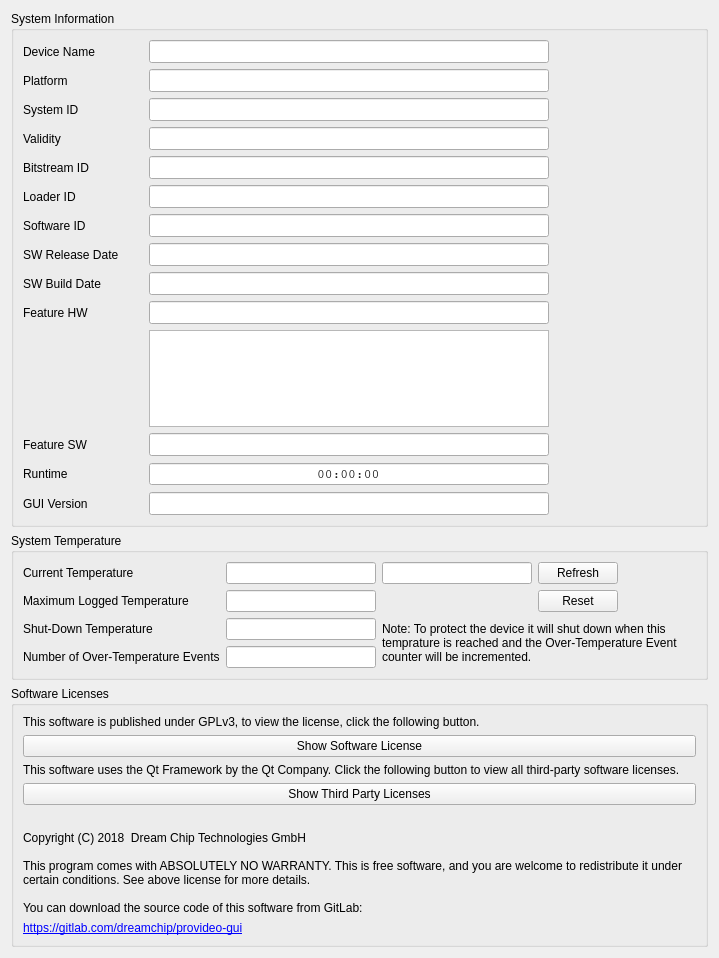
<?xml version="1.0" encoding="UTF-8"?>
<ui version="4.0">
 <class>UI_InfoBox</class>
 <widget class="QWidget" name="UI_InfoBox">
  <property name="geometry">
   <rect>
    <x>0</x>
    <y>0</y>
    <width>719</width>
    <height>958</height>
   </rect>
  </property>
  <property name="windowTitle">
   <string>Form</string>
  </property>
  <layout class="QVBoxLayout" name="verticalLayout">
   <item>
    <widget class="QGroupBox" name="gpxSystem">
     <property name="minimumSize">
      <size>
       <width>120</width>
       <height>0</height>
      </size>
     </property>
     <property name="title">
      <string>System Information</string>
     </property>
     <layout class="QGridLayout" name="gridLayout">
      <item row="10" column="1">
       <widget class="QLineEdit" name="letSoftwareBuildDate">
        <property name="minimumSize">
         <size>
          <width>400</width>
          <height>0</height>
         </size>
        </property>
        <property name="maximumSize">
         <size>
          <width>400</width>
          <height>16777215</height>
         </size>
        </property>
        <property name="font">
         <font>
          <family>Courier</family>
          <pointsize>10</pointsize>
         </font>
        </property>
        <property name="focusPolicy">
         <enum>Qt::NoFocus</enum>
        </property>
        <property name="alignment">
         <set>Qt::AlignCenter</set>
        </property>
        <property name="readOnly">
         <bool>true</bool>
        </property>
       </widget>
      </item>
      <item row="11" column="0">
       <widget class="QLabel" name="lblFeatureMaskHw">
        <property name="minimumSize">
         <size>
          <width>120</width>
          <height>0</height>
         </size>
        </property>
        <property name="maximumSize">
         <size>
          <width>120</width>
          <height>16777215</height>
         </size>
        </property>
        <property name="text">
         <string>Feature HW</string>
        </property>
       </widget>
      </item>
      <item row="9" column="0">
       <widget class="QLabel" name="lblSoftwareReleaseDate">
        <property name="text">
         <string>SW Release Date</string>
        </property>
       </widget>
      </item>
      <item row="6" column="0">
       <widget class="QLabel" name="lblLoaderId">
        <property name="minimumSize">
         <size>
          <width>120</width>
          <height>0</height>
         </size>
        </property>
        <property name="maximumSize">
         <size>
          <width>120</width>
          <height>16777215</height>
         </size>
        </property>
        <property name="text">
         <string>Loader ID</string>
        </property>
       </widget>
      </item>
      <item row="13" column="1">
       <widget class="QListWidget" name="lstFeatureMaskHw">
        <property name="minimumSize">
         <size>
          <width>160</width>
          <height>0</height>
         </size>
        </property>
        <property name="maximumSize">
         <size>
          <width>16777215</width>
          <height>16777215</height>
         </size>
        </property>
        <property name="font">
         <font>
          <family>Courier</family>
          <pointsize>10</pointsize>
          <weight>50</weight>
          <bold>false</bold>
         </font>
        </property>
        <property name="focusPolicy">
         <enum>Qt::NoFocus</enum>
        </property>
        <property name="editTriggers">
         <set>QAbstractItemView::NoEditTriggers</set>
        </property>
       </widget>
      </item>
      <item row="11" column="1">
       <widget class="QLineEdit" name="letFeatureMaskHw">
        <property name="minimumSize">
         <size>
          <width>400</width>
          <height>0</height>
         </size>
        </property>
        <property name="maximumSize">
         <size>
          <width>400</width>
          <height>16777215</height>
         </size>
        </property>
        <property name="font">
         <font>
          <family>Courier</family>
          <pointsize>10</pointsize>
          <weight>50</weight>
          <bold>false</bold>
         </font>
        </property>
        <property name="focusPolicy">
         <enum>Qt::NoFocus</enum>
        </property>
        <property name="alignment">
         <set>Qt::AlignCenter</set>
        </property>
        <property name="readOnly">
         <bool>true</bool>
        </property>
       </widget>
      </item>
      <item row="3" column="0">
       <widget class="QLabel" name="lblSystemValidity">
        <property name="minimumSize">
         <size>
          <width>120</width>
          <height>0</height>
         </size>
        </property>
        <property name="maximumSize">
         <size>
          <width>120</width>
          <height>16777215</height>
         </size>
        </property>
        <property name="text">
         <string>Validity</string>
        </property>
       </widget>
      </item>
      <item row="16" column="0">
       <widget class="QLabel" name="lblGuiVersion">
        <property name="text">
         <string>GUI Version</string>
        </property>
       </widget>
      </item>
      <item row="15" column="1">
       <widget class="QTimeEdit" name="tetRuntime">
        <property name="sizePolicy">
         <sizepolicy hsizetype="Expanding" vsizetype="Fixed">
          <horstretch>0</horstretch>
          <verstretch>0</verstretch>
         </sizepolicy>
        </property>
        <property name="minimumSize">
         <size>
          <width>400</width>
          <height>0</height>
         </size>
        </property>
        <property name="maximumSize">
         <size>
          <width>400</width>
          <height>16777215</height>
         </size>
        </property>
        <property name="font">
         <font>
          <family>Courier</family>
          <pointsize>10</pointsize>
          <weight>50</weight>
          <bold>false</bold>
          <kerning>true</kerning>
         </font>
        </property>
        <property name="cursor">
         <cursorShape>IBeamCursor</cursorShape>
        </property>
        <property name="mouseTracking">
         <bool>true</bool>
        </property>
        <property name="focusPolicy">
         <enum>Qt::NoFocus</enum>
        </property>
        <property name="acceptDrops">
         <bool>true</bool>
        </property>
        <property name="alignment">
         <set>Qt::AlignCenter</set>
        </property>
        <property name="readOnly">
         <bool>true</bool>
        </property>
        <property name="buttonSymbols">
         <enum>QAbstractSpinBox::NoButtons</enum>
        </property>
        <property name="currentSection">
         <enum>QDateTimeEdit::HourSection</enum>
        </property>
        <property name="displayFormat">
         <string>hh:mm:ss</string>
        </property>
        <property name="currentSectionIndex">
         <number>0</number>
        </property>
       </widget>
      </item>
      <item row="6" column="1">
       <widget class="QLineEdit" name="letLoaderId">
        <property name="minimumSize">
         <size>
          <width>400</width>
          <height>0</height>
         </size>
        </property>
        <property name="maximumSize">
         <size>
          <width>400</width>
          <height>16777215</height>
         </size>
        </property>
        <property name="font">
         <font>
          <family>Courier</family>
          <pointsize>10</pointsize>
          <weight>50</weight>
          <bold>false</bold>
         </font>
        </property>
        <property name="focusPolicy">
         <enum>Qt::NoFocus</enum>
        </property>
        <property name="alignment">
         <set>Qt::AlignCenter</set>
        </property>
        <property name="readOnly">
         <bool>true</bool>
        </property>
       </widget>
      </item>
      <item row="14" column="0">
       <widget class="QLabel" name="lblFeatureMaskSw">
        <property name="minimumSize">
         <size>
          <width>120</width>
          <height>0</height>
         </size>
        </property>
        <property name="maximumSize">
         <size>
          <width>120</width>
          <height>16777215</height>
         </size>
        </property>
        <property name="text">
         <string>Feature SW</string>
        </property>
       </widget>
      </item>
      <item row="15" column="0">
       <widget class="QLabel" name="lblRuntime">
        <property name="maximumSize">
         <size>
          <width>120</width>
          <height>16777215</height>
         </size>
        </property>
        <property name="text">
         <string>Runtime</string>
        </property>
       </widget>
      </item>
      <item row="8" column="1">
       <widget class="QLineEdit" name="letSoftwareId">
        <property name="minimumSize">
         <size>
          <width>400</width>
          <height>0</height>
         </size>
        </property>
        <property name="maximumSize">
         <size>
          <width>400</width>
          <height>16777215</height>
         </size>
        </property>
        <property name="font">
         <font>
          <family>Courier</family>
          <pointsize>10</pointsize>
          <weight>50</weight>
          <bold>false</bold>
         </font>
        </property>
        <property name="focusPolicy">
         <enum>Qt::NoFocus</enum>
        </property>
        <property name="alignment">
         <set>Qt::AlignCenter</set>
        </property>
        <property name="readOnly">
         <bool>true</bool>
        </property>
       </widget>
      </item>
      <item row="4" column="0">
       <widget class="QLabel" name="lblBitstreamId">
        <property name="minimumSize">
         <size>
          <width>120</width>
          <height>0</height>
         </size>
        </property>
        <property name="maximumSize">
         <size>
          <width>120</width>
          <height>16777215</height>
         </size>
        </property>
        <property name="text">
         <string>Bitstream ID</string>
        </property>
       </widget>
      </item>
      <item row="16" column="1">
       <widget class="QLineEdit" name="letGuiVersion">
        <property name="minimumSize">
         <size>
          <width>400</width>
          <height>0</height>
         </size>
        </property>
        <property name="maximumSize">
         <size>
          <width>400</width>
          <height>16777215</height>
         </size>
        </property>
        <property name="font">
         <font>
          <family>Courier</family>
          <pointsize>10</pointsize>
          <weight>50</weight>
          <bold>false</bold>
         </font>
        </property>
        <property name="focusPolicy">
         <enum>Qt::NoFocus</enum>
        </property>
        <property name="alignment">
         <set>Qt::AlignCenter</set>
        </property>
        <property name="readOnly">
         <bool>true</bool>
        </property>
       </widget>
      </item>
      <item row="4" column="1">
       <widget class="QLineEdit" name="letBitstreamId">
        <property name="minimumSize">
         <size>
          <width>400</width>
          <height>0</height>
         </size>
        </property>
        <property name="maximumSize">
         <size>
          <width>400</width>
          <height>16777215</height>
         </size>
        </property>
        <property name="font">
         <font>
          <family>Courier</family>
          <pointsize>10</pointsize>
          <weight>50</weight>
          <bold>false</bold>
         </font>
        </property>
        <property name="focusPolicy">
         <enum>Qt::NoFocus</enum>
        </property>
        <property name="alignment">
         <set>Qt::AlignCenter</set>
        </property>
        <property name="readOnly">
         <bool>true</bool>
        </property>
       </widget>
      </item>
      <item row="2" column="1">
       <widget class="QLineEdit" name="letSystemId">
        <property name="minimumSize">
         <size>
          <width>400</width>
          <height>0</height>
         </size>
        </property>
        <property name="maximumSize">
         <size>
          <width>400</width>
          <height>16777215</height>
         </size>
        </property>
        <property name="font">
         <font>
          <family>Courier</family>
          <pointsize>10</pointsize>
          <weight>50</weight>
          <bold>false</bold>
         </font>
        </property>
        <property name="focusPolicy">
         <enum>Qt::NoFocus</enum>
        </property>
        <property name="text">
         <string/>
        </property>
        <property name="alignment">
         <set>Qt::AlignCenter</set>
        </property>
        <property name="readOnly">
         <bool>true</bool>
        </property>
       </widget>
      </item>
      <item row="9" column="1">
       <widget class="QLineEdit" name="letSoftwareReleaseDate">
        <property name="minimumSize">
         <size>
          <width>400</width>
          <height>0</height>
         </size>
        </property>
        <property name="maximumSize">
         <size>
          <width>400</width>
          <height>16777215</height>
         </size>
        </property>
        <property name="font">
         <font>
          <family>Courier</family>
          <pointsize>10</pointsize>
         </font>
        </property>
        <property name="focusPolicy">
         <enum>Qt::NoFocus</enum>
        </property>
        <property name="alignment">
         <set>Qt::AlignCenter</set>
        </property>
        <property name="readOnly">
         <bool>true</bool>
        </property>
       </widget>
      </item>
      <item row="14" column="1">
       <widget class="QLineEdit" name="letFeatureMaskSw">
        <property name="minimumSize">
         <size>
          <width>400</width>
          <height>0</height>
         </size>
        </property>
        <property name="maximumSize">
         <size>
          <width>400</width>
          <height>16777215</height>
         </size>
        </property>
        <property name="font">
         <font>
          <family>Courier</family>
          <pointsize>10</pointsize>
          <weight>50</weight>
          <bold>false</bold>
         </font>
        </property>
        <property name="focusPolicy">
         <enum>Qt::NoFocus</enum>
        </property>
        <property name="alignment">
         <set>Qt::AlignCenter</set>
        </property>
        <property name="readOnly">
         <bool>true</bool>
        </property>
       </widget>
      </item>
      <item row="2" column="0">
       <widget class="QLabel" name="lblSystemId">
        <property name="minimumSize">
         <size>
          <width>120</width>
          <height>0</height>
         </size>
        </property>
        <property name="maximumSize">
         <size>
          <width>120</width>
          <height>16777215</height>
         </size>
        </property>
        <property name="text">
         <string>System ID</string>
        </property>
       </widget>
      </item>
      <item row="3" column="1">
       <widget class="QLineEdit" name="letSystemValidity">
        <property name="minimumSize">
         <size>
          <width>400</width>
          <height>0</height>
         </size>
        </property>
        <property name="maximumSize">
         <size>
          <width>400</width>
          <height>16777215</height>
         </size>
        </property>
        <property name="font">
         <font>
          <family>Courier</family>
          <pointsize>10</pointsize>
          <weight>50</weight>
          <bold>false</bold>
         </font>
        </property>
        <property name="focusPolicy">
         <enum>Qt::NoFocus</enum>
        </property>
        <property name="alignment">
         <set>Qt::AlignCenter</set>
        </property>
        <property name="readOnly">
         <bool>true</bool>
        </property>
       </widget>
      </item>
      <item row="10" column="0">
       <widget class="QLabel" name="lblSoftwareBuildDate">
        <property name="text">
         <string>SW Build Date</string>
        </property>
       </widget>
      </item>
      <item row="0" column="1">
       <widget class="QLineEdit" name="letDeviceName">
        <property name="minimumSize">
         <size>
          <width>400</width>
          <height>0</height>
         </size>
        </property>
        <property name="maximumSize">
         <size>
          <width>400</width>
          <height>16777215</height>
         </size>
        </property>
        <property name="font">
         <font>
          <family>Courier</family>
          <pointsize>10</pointsize>
          <weight>50</weight>
          <bold>false</bold>
         </font>
        </property>
        <property name="focusPolicy">
         <enum>Qt::NoFocus</enum>
        </property>
        <property name="alignment">
         <set>Qt::AlignCenter</set>
        </property>
        <property name="readOnly">
         <bool>true</bool>
        </property>
       </widget>
      </item>
      <item row="8" column="0">
       <widget class="QLabel" name="lblSoftwareId">
        <property name="minimumSize">
         <size>
          <width>120</width>
          <height>0</height>
         </size>
        </property>
        <property name="maximumSize">
         <size>
          <width>120</width>
          <height>16777215</height>
         </size>
        </property>
        <property name="text">
         <string>Software ID</string>
        </property>
       </widget>
      </item>
      <item row="0" column="0">
       <widget class="QLabel" name="lbldeviceName">
        <property name="minimumSize">
         <size>
          <width>120</width>
          <height>0</height>
         </size>
        </property>
        <property name="maximumSize">
         <size>
          <width>120</width>
          <height>16777215</height>
         </size>
        </property>
        <property name="text">
         <string>Device Name</string>
        </property>
       </widget>
      </item>
      <item row="0" column="2">
       <spacer name="horizontalSpacer_2">
        <property name="orientation">
         <enum>Qt::Horizontal</enum>
        </property>
        <property name="sizeHint" stdset="0">
         <size>
          <width>0</width>
          <height>20</height>
         </size>
        </property>
       </spacer>
      </item>
      <item row="1" column="1">
       <widget class="QLineEdit" name="letSystemPlatform">
        <property name="minimumSize">
         <size>
          <width>400</width>
          <height>0</height>
         </size>
        </property>
        <property name="maximumSize">
         <size>
          <width>400</width>
          <height>16777215</height>
         </size>
        </property>
        <property name="font">
         <font>
          <family>Courier</family>
          <pointsize>10</pointsize>
         </font>
        </property>
        <property name="focusPolicy">
         <enum>Qt::NoFocus</enum>
        </property>
        <property name="alignment">
         <set>Qt::AlignCenter</set>
        </property>
        <property name="readOnly">
         <bool>true</bool>
        </property>
       </widget>
      </item>
      <item row="1" column="0">
       <widget class="QLabel" name="lblSystemPlatform">
        <property name="text">
         <string>Platform</string>
        </property>
       </widget>
      </item>
     </layout>
    </widget>
   </item>
   <item>
    <widget class="QGroupBox" name="gpxTemperature">
     <property name="title">
      <string>System Temperature</string>
     </property>
     <layout class="QGridLayout" name="gridLayout_2">
      <item row="4" column="0">
       <widget class="QLabel" name="lblOverTemp">
        <property name="text">
         <string>Number of Over-Temperature Events</string>
        </property>
       </widget>
      </item>
      <item row="2" column="1" colspan="2">
       <widget class="QLineEdit" name="letMaxTempLogged">
        <property name="sizePolicy">
         <sizepolicy hsizetype="Fixed" vsizetype="Fixed">
          <horstretch>0</horstretch>
          <verstretch>0</verstretch>
         </sizepolicy>
        </property>
        <property name="minimumSize">
         <size>
          <width>150</width>
          <height>0</height>
         </size>
        </property>
        <property name="maximumSize">
         <size>
          <width>150</width>
          <height>16777215</height>
         </size>
        </property>
        <property name="readOnly">
         <bool>true</bool>
        </property>
       </widget>
      </item>
      <item row="3" column="0">
       <widget class="QLabel" name="lblMaxTempAllowed">
        <property name="text">
         <string>Shut-Down Temperature</string>
        </property>
       </widget>
      </item>
      <item row="1" column="4">
       <spacer name="horizontalSpacer">
        <property name="orientation">
         <enum>Qt::Horizontal</enum>
        </property>
        <property name="sizeHint" stdset="0">
         <size>
          <width>0</width>
          <height>20</height>
         </size>
        </property>
       </spacer>
      </item>
      <item row="2" column="0">
       <widget class="QLabel" name="lblMaxTempLogged">
        <property name="text">
         <string>Maximum Logged Temperature</string>
        </property>
       </widget>
      </item>
      <item row="1" column="1">
       <widget class="QLineEdit" name="letTemp0">
        <property name="sizePolicy">
         <sizepolicy hsizetype="Fixed" vsizetype="Fixed">
          <horstretch>0</horstretch>
          <verstretch>0</verstretch>
         </sizepolicy>
        </property>
        <property name="minimumSize">
         <size>
          <width>150</width>
          <height>0</height>
         </size>
        </property>
        <property name="maximumSize">
         <size>
          <width>150</width>
          <height>16777215</height>
         </size>
        </property>
        <property name="readOnly">
         <bool>true</bool>
        </property>
       </widget>
      </item>
      <item row="3" column="1">
       <widget class="QLineEdit" name="letMaxTempAllowed">
        <property name="sizePolicy">
         <sizepolicy hsizetype="Fixed" vsizetype="Fixed">
          <horstretch>0</horstretch>
          <verstretch>0</verstretch>
         </sizepolicy>
        </property>
        <property name="minimumSize">
         <size>
          <width>150</width>
          <height>0</height>
         </size>
        </property>
        <property name="maximumSize">
         <size>
          <width>150</width>
          <height>16777215</height>
         </size>
        </property>
        <property name="sizeIncrement">
         <size>
          <width>0</width>
          <height>0</height>
         </size>
        </property>
        <property name="readOnly">
         <bool>true</bool>
        </property>
       </widget>
      </item>
      <item row="2" column="3">
       <widget class="QPushButton" name="btnResetMaxTemp">
        <property name="sizePolicy">
         <sizepolicy hsizetype="Minimum" vsizetype="Fixed">
          <horstretch>0</horstretch>
          <verstretch>0</verstretch>
         </sizepolicy>
        </property>
        <property name="text">
         <string>Reset</string>
        </property>
       </widget>
      </item>
      <item row="1" column="2">
       <widget class="QLineEdit" name="letTemp1">
        <property name="sizePolicy">
         <sizepolicy hsizetype="Fixed" vsizetype="Fixed">
          <horstretch>0</horstretch>
          <verstretch>0</verstretch>
         </sizepolicy>
        </property>
        <property name="minimumSize">
         <size>
          <width>150</width>
          <height>0</height>
         </size>
        </property>
        <property name="maximumSize">
         <size>
          <width>150</width>
          <height>16777215</height>
         </size>
        </property>
        <property name="readOnly">
         <bool>true</bool>
        </property>
       </widget>
      </item>
      <item row="1" column="3">
       <widget class="QPushButton" name="btnRefreshTemp">
        <property name="sizePolicy">
         <sizepolicy hsizetype="Minimum" vsizetype="Fixed">
          <horstretch>0</horstretch>
          <verstretch>0</verstretch>
         </sizepolicy>
        </property>
        <property name="text">
         <string>Refresh</string>
        </property>
       </widget>
      </item>
      <item row="1" column="0">
       <widget class="QLabel" name="lblTemp">
        <property name="text">
         <string>Current Temperature</string>
        </property>
       </widget>
      </item>
      <item row="4" column="1">
       <widget class="QLineEdit" name="letOverTemp">
        <property name="sizePolicy">
         <sizepolicy hsizetype="Fixed" vsizetype="Fixed">
          <horstretch>0</horstretch>
          <verstretch>0</verstretch>
         </sizepolicy>
        </property>
        <property name="minimumSize">
         <size>
          <width>150</width>
          <height>0</height>
         </size>
        </property>
        <property name="maximumSize">
         <size>
          <width>150</width>
          <height>16777215</height>
         </size>
        </property>
        <property name="readOnly">
         <bool>true</bool>
        </property>
       </widget>
      </item>
      <item row="3" column="2" rowspan="2" colspan="3">
       <widget class="QLabel" name="label_2">
        <property name="sizePolicy">
         <sizepolicy hsizetype="Expanding" vsizetype="Preferred">
          <horstretch>0</horstretch>
          <verstretch>0</verstretch>
         </sizepolicy>
        </property>
        <property name="text">
         <string>Note: To protect the device it will shut down when this temprature is reached and the Over-Temperature Event counter will be incremented.</string>
        </property>
        <property name="wordWrap">
         <bool>true</bool>
        </property>
       </widget>
      </item>
     </layout>
    </widget>
   </item>
   <item>
    <layout class="QHBoxLayout" name="horizontalLayout">
     <item>
      <widget class="QGroupBox" name="gpxLicenses">
       <property name="title">
        <string>Software Licenses</string>
       </property>
       <layout class="QVBoxLayout" name="verticalLayout_4">
        <item>
         <widget class="QLabel" name="lblLicense">
          <property name="text">
           <string>This software is published under GPLv3, to view the license, click the following button.</string>
          </property>
          <property name="wordWrap">
           <bool>true</bool>
          </property>
         </widget>
        </item>
        <item>
         <widget class="QPushButton" name="btnShowLicense">
          <property name="text">
           <string>Show Software License</string>
          </property>
         </widget>
        </item>
        <item>
         <widget class="QLabel" name="lblThirdParty">
          <property name="text">
           <string>This software uses the Qt Framework by the Qt Company. Click the following button to view all third-party software licenses.</string>
          </property>
          <property name="wordWrap">
           <bool>true</bool>
          </property>
         </widget>
        </item>
        <item>
         <widget class="QPushButton" name="btnShowThirdPartyLicenses">
          <property name="text">
           <string>Show Third Party Licenses</string>
          </property>
         </widget>
        </item>
        <item>
         <spacer name="verticalSpacer_2">
          <property name="orientation">
           <enum>Qt::Vertical</enum>
          </property>
          <property name="sizeHint" stdset="0">
           <size>
            <width>20</width>
            <height>20</height>
           </size>
          </property>
         </spacer>
        </item>
        <item>
         <widget class="QLabel" name="lblCopyright">
          <property name="text">
           <string>Copyright (C) 2018  Dream Chip Technologies GmbH

This program comes with ABSOLUTELY NO WARRANTY. This is free software, and you are welcome to redistribute it under certain conditions. See above license for more details.

You can download the source code of this software from GitLab:</string>
          </property>
          <property name="wordWrap">
           <bool>true</bool>
          </property>
         </widget>
        </item>
        <item>
         <widget class="QLabel" name="lblLink">
          <property name="cursor">
           <cursorShape>PointingHandCursor</cursorShape>
          </property>
          <property name="text">
           <string>&lt;a href=&quot;https://gitlab.com/dreamchip/provideo-gui&quot;&gt;https://gitlab.com/dreamchip/provideo-gui&lt;/a&gt;</string>
          </property>
          <property name="openExternalLinks">
           <bool>true</bool>
          </property>
          <property name="textInteractionFlags">
           <set>Qt::TextBrowserInteraction</set>
          </property>
         </widget>
        </item>
       </layout>
      </widget>
     </item>
    </layout>
   </item>
   <item>
    <spacer name="verticalSpacer">
     <property name="orientation">
      <enum>Qt::Vertical</enum>
     </property>
     <property name="sizeHint" stdset="0">
      <size>
       <width>20</width>
       <height>40</height>
      </size>
     </property>
    </spacer>
   </item>
  </layout>
 </widget>
 <resources/>
 <connections/>
</ui>
